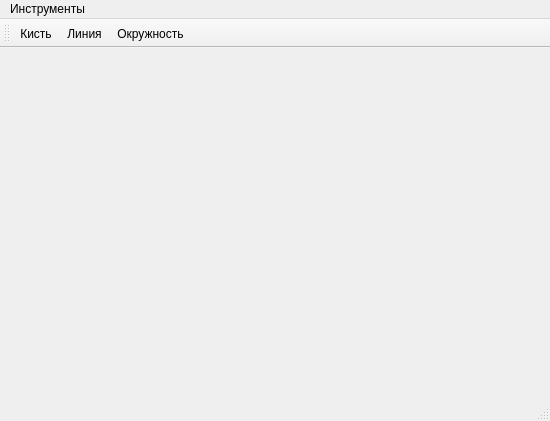
<?xml version="1.0" encoding="UTF-8"?>
<ui version="4.0">
 <class>MainWindow</class>
 <widget class="QMainWindow" name="MainWindow">
  <property name="geometry">
   <rect>
    <x>0</x>
    <y>0</y>
    <width>550</width>
    <height>421</height>
   </rect>
  </property>
  <property name="windowTitle">
   <string>MainWindow</string>
  </property>
  <widget class="QWidget" name="centralwidget"/>
  <widget class="QMenuBar" name="menubar">
   <property name="geometry">
    <rect>
     <x>0</x>
     <y>0</y>
     <width>550</width>
     <height>21</height>
    </rect>
   </property>
   <widget class="QMenu" name="menu">
    <property name="title">
     <string>Инструменты</string>
    </property>
    <addaction name="action_brush"/>
    <addaction name="action_line"/>
    <addaction name="action_circle"/>
   </widget>
   <addaction name="menu"/>
  </widget>
  <widget class="QStatusBar" name="statusbar"/>
  <widget class="QToolBar" name="toolBar">
   <property name="windowTitle">
    <string>toolBar</string>
   </property>
   <attribute name="toolBarArea">
    <enum>TopToolBarArea</enum>
   </attribute>
   <attribute name="toolBarBreak">
    <bool>false</bool>
   </attribute>
   <addaction name="action_brush"/>
   <addaction name="action_line"/>
   <addaction name="action_circle"/>
  </widget>
  <action name="action_brush">
   <property name="text">
    <string>Кисть</string>
   </property>
  </action>
  <action name="action_line">
   <property name="text">
    <string>Линия</string>
   </property>
  </action>
  <action name="action_circle">
   <property name="text">
    <string>Окружность</string>
   </property>
  </action>
 </widget>
 <resources/>
 <connections/>
</ui>
